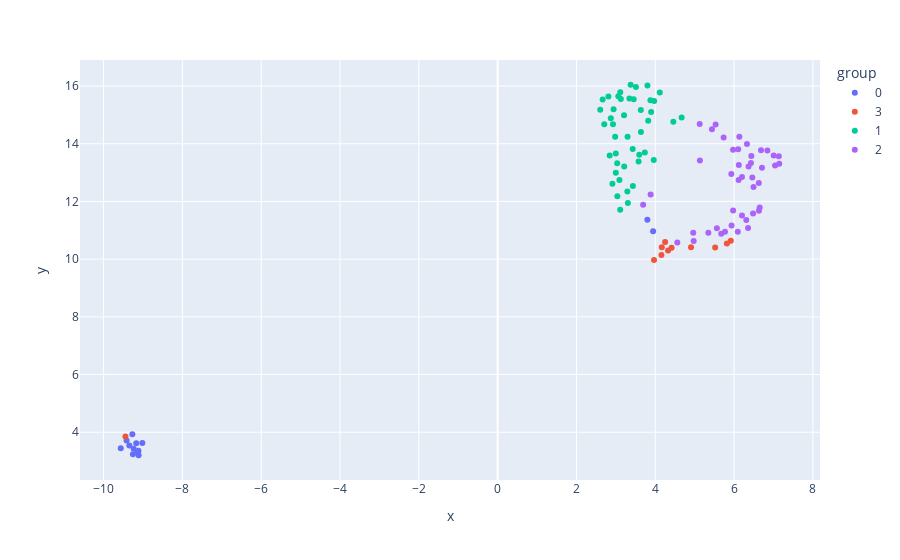

Here is the notebook cell this chart was saved with:
### Markdown cell above
### UMAP

### Code cell
embedding = umap.UMAP(random_state=308605378).fit_transform(aut_queries_df)

x_umap = embedding[:,0]
y_umap = embedding[:,1]

df_umap = pd.DataFrame({
    "x": x_umap, 
    "y": y_umap, 
    "group": [str(values) for values in labels], 
    "author_name":author_names
})

fig = (
    px
    .scatter(df_umap, x='x', y='y', color='group',  hover_name="author_name")
)
fig.show()

### Figure 1 — Plotly figure (JSON) as saved in the notebook; plotly's stock layout.template omitted (floating-point values rounded to 4 significant figures)
{"data": [{"hovertemplate": "<b>%{hovertext}</b><br><br>group=0<br>x=%{x}<br>y=%{y}<extra></extra>", "hovertext": ["ADNPolitico", "ActualidadRT", "Adela_Micha", "AnaPOrdorica", "AristeguiOnline", "AztecaNoticias", "Canal22", "CanalOnceTV", "CarlosLoret", "CiroGomezL", "DeniseDresserG", "E_Q_", "carlosramirezh"], "legendgroup": "0", "marker": {"color": "#636efa", "symbol": "circle"}, "mode": "markers", "name": "0", "orientation": "v", "showlegend": true, "type": "scatter", "x": [-9.111, -9.256, -9.27, -9.017, -9.565, -9.138, -9.172, -9.417, -9.236, -9.116, -9.346, 3.945, 3.8], "xaxis": "x", "y": [3.203, 3.241, 3.931, 3.63, 3.449, 3.315, 3.618, 3.716, 3.425, 3.361, 3.544, 10.97, 11.36], "yaxis": "y"}, {"hovertemplate": "<b>%{hovertext}</b><br><br>group=3<br>x=%{x}<br>y=%{y}<extra></extra>", "hovertext": ["Amsalazar", "DiegoEOsorno", "Imagen_Mx", "LeonKrauze", "Pizu", "ahope71", "jorgeramosnews", "jshm00", "macariomx", "nacholozano", "rivapa"], "legendgroup": "3", "marker": {"color": "#EF553B", "symbol": "circle"}, "mode": "markers", "name": "3", "orientation": "v", "showlegend": true, "type": "scatter", "x": [-9.445, 5.817, 4.165, 4.156, 5.52, 4.324, 4.25, 3.968, 4.907, 5.917, 4.414], "xaxis": "x", "y": [3.856, 10.54, 10.42, 10.14, 10.41, 10.3, 10.6, 9.973, 10.42, 10.64, 10.39], "yaxis": "y"}, {"hovertemplate": "<b>%{hovertext}</b><br><br>group=1<br>x=%{x}<br>y=%{y}<extra></extra>", "hovertext": ["DeniseMaerker", "EfektoNoticias", "EjeCentral", "ElFinanciero_Mx", "El_Universal_Mx", "EnfoqueNoticias", "Excelsior", "ExpansionMx", "FedericoArreola", "Foro_TV", "JohnMAckerman", "JoseCardenas1", "LaRazon_mx", "LeonardoCurzio", "LuisCardenasMx", "Milenio", "NTelevisa_com", "Notimex", "Pajaropolitico", "PublimetroMX", "Radio_Formula", "Reforma", "Reporte_Indigo", "SinEmbargoMX", "UnoNoticias", "WRADIOMexico", "Yoinfluyo", "alvaro_delgado", "diario24horas", "el_pais", "eleconomista", "elsolde_mexico", "informador", "karlaiberia", "lacronicadehoy", "lajornadaonline", "lasillarota", "lopezdoriga", "mileniotv", "nexosmexico", "puigcarlos", "revistaproceso", "sacroprofano", "sdpnoticias"], "legendgroup": "1", "marker": {"color": "#00cc96", "symbol": "circle"}, "mode": "markers", "name": "1", "orientation": "v", "showlegend": true, "type": "scatter", "x": [2.912, 3.038, 3.292, 3.034, 3.428, 3.11, 2.998, 3.344, 3.432, 3.594, 4.458, 4.115, 2.811, 2.999, 3.09, 3.375, 3.972, 2.982, 3.877, 3.297, 2.603, 3.208, 3.895, 3.51, 2.844, 3.734, 3.212, 4.669, 2.665, 2.706, 3.636, 3.112, 3.633, 3.82, 3.062, 2.942, 2.872, 2.927, 3.305, 3.577, 3.802, 3.126, 3.962, 3.452], "xaxis": "x", "y": [12.61, 12.18, 12.35, 13.33, 13.81, 11.71, 13.66, 15.57, 12.54, 13.62, 14.76, 15.77, 15.64, 12.99, 12.74, 16.04, 15.48, 14.24, 15.5, 14.24, 15.18, 14.99, 15.1, 15.97, 13.59, 13.69, 13.21, 14.91, 15.53, 14.68, 14.41, 15.78, 15.17, 14.79, 15.64, 15.2, 14.89, 14.68, 11.95, 13.39, 16.02, 15.55, 13.44, 15.54], "yaxis": "y"}, {"hovertemplate": "<b>%{hovertext}</b><br><br>group=2<br>x=%{x}<br>y=%{y}<extra></extra>", "hovertext": ["ElHuffPost", "FernandoDworak", "J_Fdz_Menendez", "JavierSolorzano", "MarioBeteta", "NoticiasMVS", "PPmerino", "PabloHiriart", "PaolaRojas", "PedroFerriz", "RicardoAlemanMx", "RoyCampos", "SGarciaSoto", "SalCamarena", "SanjuanaMtz", "SergioSarmiento", "TapiaFernanda", "VILLALVAZO13", "YuririaSierra", "aguilarcamin", "andreslajous", "arturoangel20", "beltrandelrio", "carloselizondom", "dmorenochavez", "epigmenioibarra", "esquivelgerardo", "estarc62", "genarolozano", "hdemauleon", "jairocalixto", "javieraparicio", "jenarovillamil", "jrisco", "julioastillero", "kdartigues", "lydiacachosi", "mariocampos", "maurimm", "panchogarfias", "politicomx", "sergioaguayo", "sopitas", "warkentin"], "legendgroup": "2", "marker": {"color": "#ab63fa", "symbol": "circle"}, "mode": "markers", "name": "2", "orientation": "v", "showlegend": true, "type": "scatter", "x": [4.964, 6.482, 3.691, 3.882, 7.146, 7.135, 6.355, 6.094, 6.367, 6.63, 7.006, 6.683, 6.105, 6.201, 5.439, 6.133, 5.564, 6.115, 6.493, 5.93, 5.769, 7.041, 6.463, 5.127, 6.438, 5.133, 5.936, 6.327, 5.674, 6.119, 4.975, 5.974, 5.735, 4.559, 6.65, 6.2, 6.628, 6.428, 5.347, 6.845, 5.532, 6.31, 6.708, 5.976], "xaxis": "x", "y": [10.92, 11.59, 11.89, 12.24, 13.31, 13.57, 11.08, 10.95, 13.21, 11.68, 13.59, 13.78, 13.81, 11.52, 14.51, 14.24, 11.07, 12.75, 12.5, 12.95, 10.95, 13.25, 12.83, 14.69, 13.58, 13.42, 11.17, 13.99, 10.88, 13.26, 10.63, 13.79, 14.22, 10.58, 11.79, 12.85, 12.64, 13.34, 10.91, 13.77, 14.67, 11.36, 13.17, 11.69], "yaxis": "y"}], "layout": {"autosize": true, "legend": {"title": {"text": "group"}, "tracegroupgap": 0}, "margin": {"t": 60}, "xaxis": {"anchor": "y", "autorange": true, "domain": [0, 1], "range": [-10.58, 8.164], "title": {"text": "x"}, "type": "linear"}, "yaxis": {"anchor": "x", "autorange": true, "domain": [0, 1], "range": [2.293, 16.96], "title": {"text": "y"}, "type": "linear"}}}
